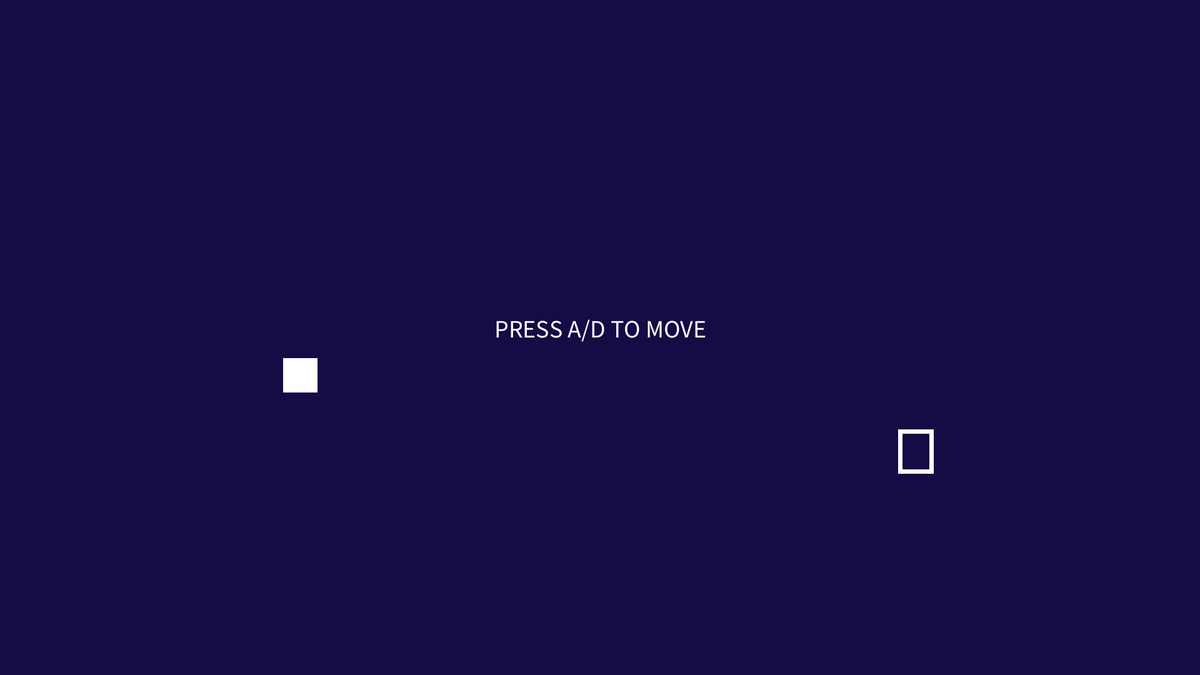
Frame 1 (no input)
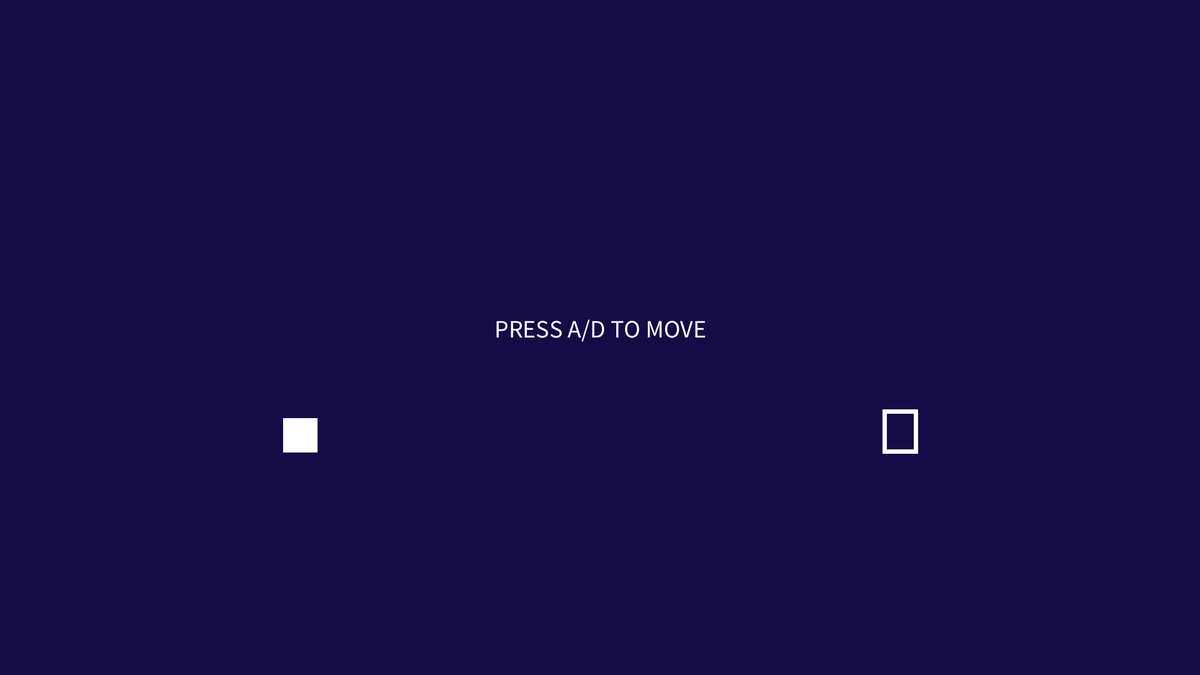
Frame 60 (the mouse pressed at the canvas centre just before this capture)
Frame 120 (the mouse held since frame 60 and released just before this capture): identical to frame 60, image omitted

The Processing sketch that drew these frames (run headless with seeded random() and noise(); from frame 60 on, the mouse is pressed at the canvas centre):

// Processing sketch: Splatformer
// ── Splatformer.pde
ArrayList<platforms> platforms;
ArrayList<splatter> splatter;
ArrayList<marks> marks;
player player = new player();
Level level = new Level();

boolean gameOver;
boolean gameWon;
String screenText;

void setup() {
  size(1920, 1080);
  colorMode(HSB, 255);

  splatter = new ArrayList<splatter>();
  marks = new ArrayList<marks>();
  level.init();
}

void draw() {
  if (!gameOver) {
    background(177, 212, 69);

    level.display();

    player.drawPlayer();
    player.moveCharacter();
    player.gravity();

    textSize(40);
    textAlign(CENTER);
    text(level.text, width/2, height/2);

    if (player.position.y > height) {
      player.lives--;
      if (player.lives == 0) {
        platforms.clear();
        marks.clear();
        gameOver = true;
      } else {
        player.position = new PVector(level.playerStart.x, level.playerStart.y);
      }
    }
    if (gameWon) {
      background(177, 212, 69);
      screenText();
      if (keyPressed == true && key == 'x') {
        player.lives = 5;
        level.level = 1;
        level.loadLevel();
        gameWon = false;;
      }
    }
  } else if (gameOver) {
    background(177, 212, 69);
    screenText();
    if (keyPressed == true && key == 'x') {
      player.lives = 5;
      level.level = 1;
      level.loadLevel();
      gameOver = false;
    } else if (gameWon){
      
    }
  }
}

void screenText() {
  if (gameOver == true){
    screenText = "GAME OVER\n Press x to play again";
  } else if (gameWon == true){
     screenText = "YOU WIN\n Press x to play again";
  }
  textSize(40);
  textAlign(CENTER);
  text(screenText, width/2, height/2);
}

void keyPressed() {
  if (key == 'a') {
    player.goLeft = true;
  }
  if (key == 'd') {
    player.goRight = true;
  }
  if (key == 'w' || key == ' ') {
    if (player.jumpCount < 2) {
      player.jump();
    }
  }
}

void keyReleased() {
  if (key == 'a') {
    player.goLeft = false;
  }
  if (key == 'd') {
    player.goRight = false;
  }
}

// ── Level.pde
class Level {
  PVector playerStart;
  String text;
  int level;
  finishBox finish;

  Level() {
    level = 1;
  }

  void init() {
    loadLevel();
  }

  void loadLevel() {
    splatter.clear();
    platforms = new ArrayList<platforms>();
    player.isInAir = true;
    if (level == 1) {
      text = "PRESS A/D TO MOVE";
      platforms.add(new platforms(width/2, height/6, width, height/3));
      platforms.add(new platforms(width/2, height-height/6, width, height/3));
      platforms.add(new platforms(width/10.66, height/2, width/5.33, height/3));
      platforms.add(new platforms(width-width/10.66, height/2, width/5.33, height/3));
      finish = new finishBox(width-width/4, height-height/2.77);
      playerStart = new PVector(width/4, height-height/2.25);
    }
    if (level == 2) {
      text = "PRESS SPACE TO JUMP";
      platforms.add(new platforms(width/2, height/6, width, height/3));
      platforms.add(new platforms(width/2, height-height/6, width, height/3));
      platforms.add(new platforms(width/10.66, height/2, width/5.33, height/3));
      platforms.add(new platforms(width-width/10.66, height/2, width/5.33, height/3));

      platforms.add(new platforms(width/2, height-height/2.7, width/8, height/9));
      playerStart = new PVector(width/4, height-height/2.25);
    }
    if (level == 3) {
      text = "PRESS SPACE IN THE AIR TO JUMP AGAIN";
      platforms.add(new platforms(width/2, height/6, width, height/3));
      platforms.add(new platforms(width/10.66, height/2, width/5.33, height/3));
      platforms.add(new platforms(width-width/10.66, height/2, width/5.33, height/3));
      platforms.add(new platforms(width/5.8, height-height/6, width/2.9, height/3));
      platforms.add(new platforms(width-width/5.8, height-height/6, width/2.9, height/3));
      playerStart = new PVector(width/4, height-height/2.25);
    }
    if (level == 4) {
      text = "JUMP WHILE ON WALLS TO WALL JUMP";
      platforms.add(new platforms(width/10.66, height/2, width/5.33, height/2.25));
      platforms.add(new platforms(width-width/10.66, height/2, width/5.33, height/2.25));
      platforms.add(new platforms(width/2, height/2, width/8, height/2.25));
      platforms.add(new platforms(width/2, height-height/6, width, height/3));
      playerStart = new PVector(width/4, height-height/2.25);
    }
    if (level == 5) {
      text = " ";
      platforms.add(new platforms(width/32, height-height/3.6, width/16, height/1.8));
      platforms.add(new platforms(width-width/32, height-height/2.56, width/16, height/1.28));
      platforms.add(new platforms(width/5.33, height-height/18, width/4, height/9));
      platforms.add(new platforms(width/2, height-height/12, width/2.66, height/6));
      platforms.add(new platforms(width-width/5.33, height-height/7.2, width/4, height/3.6));

      platforms.add(new platforms(width/2-width/16, height/2+height/9, width/4, height/9));
      finish = new finishBox(width/2-width/16, height/2+height/36);
      playerStart = new PVector(width/8, height-height/4.5);
    }
    if (level == 6) {
      platforms.add(new platforms(width/2, height, width/8, height/4.5));
      platforms.add(new platforms(width/2, height/3.6, width/16, height/9));
      platforms.add(new platforms(width/2, height/1.636, width/16, height/9));
      finish = new finishBox(width/2, height/5.14);
      playerStart = new PVector(width/2, height-height/4.5);
    }
    if (level == 7) {
      platforms.add(new platforms(width/2, height, width/8, height/4.5));
      gameWon = true;
    }
    player.position = new PVector(playerStart.x, playerStart.y);
  }

  void display() {
    for (marks m : marks) {
      m.display();
    }
    for (platforms p : platforms) {
      p.display();
      p.splatter();
    }
    finish.display();
  }
}

// ── finishBox.pde
class finishBox {
  PVector position;

  finishBox(float x, float y) {
    position = new PVector(x, y);
  }

  void display() {
    stroke(255);
    strokeWeight(7);
    noFill();
    rect(position.x, position.y, 50, 64);
    hitBox();
  }

  boolean hitBox() {
    if (player.position.x + 32 > position.x - 25 &&
      player.position.x - 32 < position.x + 25 &&
      player.position.y + 32 > position.y - 32 &&
      player.position.y - 32 < position.y + 32) {
      platforms.clear();
      marks.clear();
      level.level++;
      level.loadLevel();
      return true;
    }
    return false;
  }
}

// ── marks.pde
class marks {
  PVector position;
  float size;
  color paintColor;
  
  // marks constructor, taking in x and y positions, a colour, and a size
  marks(float x, float y, color c, float s) {
    // set position vector based on what was passed into the argument
    position = new PVector(x, y);
    // set size based on what was passed into the argument
    size = s;
    // set colour based on what was passed into the argument
    paintColor = c;
  }
  
  // display function
  void display() {
    // set an ellipse based on what was passed into constructor functions
    fill(paintColor);
    noStroke();
    ellipse(position.x, position.y, size, size);
  }
}

// ── platforms.pde
class platforms {
  PVector position;
  float sizeX;
  float sizeY;

  platforms (float x, float y, float w, float h) {
    position = new PVector(x, y);
    sizeX = w;
    sizeY = h;
  }

  void display() {
    //fill(200);
    //rect(position.x, position.y, sizeX, sizeY);
  }

  void splatter() {
    noStroke();
    fill(177, 212, 69);
    if (level.level == 1) {
      rect(width/2, height/2, width/1.6, height/3);
    } else if (level.level == 2) {
      rect(width/3.2, height/2, width/4, height/3);
      rect(width-width/3.2, height/2, width/4, height/3);
      rect(width/2, height/2.25, width/8, height/4.5);
    }
    noStroke();
    for (int i = splatter.size() - 1; i >=0; i--) {
      splatter s = splatter.get(i);
      s.display();
      s.gravity();
      
      if (s.hit(position.x - sizeX/2, position.y - sizeY/2, sizeX, sizeY)){
        marks.add(new marks(s.position.x, s.position.y, s.paintColor, s.size));
        splatter.remove(i);
      }
    }
  }  
}

// ── player.pde
class player {
  PVector position;
  PVector velocity;
  boolean goLeft;
  boolean goRight;
  boolean isInAir;
  boolean leftWall;
  float gravity;
  int jumpCount;
  int lives = 5;

  player() {
    position = new PVector(1000, 200);
    velocity = new PVector(0, 1);
    isInAir = true;
    jumpCount = 0;
  }
  
  boolean touchingWall() {
    for (int i = platforms.size() - 1; i >= 0; i--) {
      platforms p = platforms.get(i);
      if (position.x + 32 >= p.position.x - p.sizeX/2 && position.x + 32 < p.position.x - p.sizeX/2 + 15 &&
        position.y + 32 > p.position.y - p.sizeY/2 && position.y - 32 < p.position.y + p.sizeY/2) {
        position.x = p.position.x - p.sizeX/2 - 32;
        if (velocity.y > 0) {
          marks.add(new marks(position.x + 32, position.y, color(frameCount%255, 255, 255), random(30, 50)));
        }
        jumpCount = 0;
        leftWall = true;
        return true;
      }
      if (position.x - 32 <= p.position.x + p.sizeX/2 && position.x - 32 > p.position.x + p.sizeX/2 - 15  &&
        position.y + 32 > p.position.y - p.sizeY/2 && position.y - 32 < p.position.y + p.sizeY/2) {
        position.x = p.position.x + p.sizeX/2 + 32;
        if (velocity.y > 0) {
          marks.add(new marks(position.x - 32, position.y, color(frameCount%255, 255, 255), random(30, 50)));
        }
        leftWall = false;
        return true;
      }
    }
    leftWall = false;
    return false;
  }

  void drawPlayer() {
    rectMode(CENTER);
    fill(255);
    rect(position.x, position.y, width/40, width/40);
  }

  void moveCharacter() {   
    if (goLeft) {
      position.x -= 10;
      drawMarks();
    }
    if (goRight) {
      position.x += 10;
      drawMarks();
    }
    touchingWall();
  }

  void drawMarks() {
    if (!isInAir) {
      marks.add(new marks(position.x, position.y + width/80, color(frameCount%255, 255, 255), random (30, 50)));
    }
  }

  void jump() {
    isInAir = true;
    if (touchingWall() && leftWall == true) {
      velocity.x -= 5;
    } else if (touchingWall() && leftWall == false) {
      velocity.x += 5;
    } else {
      velocity.x = 0;
    }
    velocity.y = -15;
    position.add(velocity);
    jumpCount += 1;
    if (player.jumpCount == 2) {
      int numSplatters = (int)random(15, 20);
      for (int i = 0; i < numSplatters; i++) {
        splatter.add(new splatter(player.position.x, player.position.y, color(frameCount%255, 255, 255)));  // Random color
      }
    }
  }

  void gravity() {
    if (isInAir) {
      if (touchingWall() && velocity.y > 0) {
        gravity = 0.1;
        velocity.y += gravity;
      } else {
        gravity = 1;
        velocity.y += gravity;
      }
      position.add(velocity);
    } else {
      velocity.y = 0;
    }
    for (platforms p : platforms) {
      if (position.x + width/80 > p.position.x - p.sizeX/2 && position.x - width/80 < p.position.x + p.sizeX/2 && position.y + width/80 <= p.position.y - p.sizeY/2 && position.y + width/80 + velocity.y >= p.position.y - p.sizeY/2) {
        position.y = p.position.y - p.sizeY/2 - width/80;
        isInAir = false;
        jumpCount = 0;
        break;
      } else {
        isInAir = true;
      }
    }
  }
}

// ── splatter.pde
class splatter {
  PVector position;
  PVector velocity;
  float size;
  color paintColor;
  
  splatter(float x, float y, color c){
    position = new PVector(x, y);
    velocity = new PVector(random(-5,5), random(-5,0));
    size = random(30, 50);
    paintColor = c;
  }
  
  void gravity() {
    velocity.y += 0.1;
    position.add(velocity);
  }
  
  void display() {
    fill(paintColor);
    noStroke();
    ellipse(position.x, position.y, size, size);
  }
  
  boolean hit(float x, float y, float w, float h){
    return position.x > x && position.x < x + w && position.y > y && position.y < y + h;
  }
}
